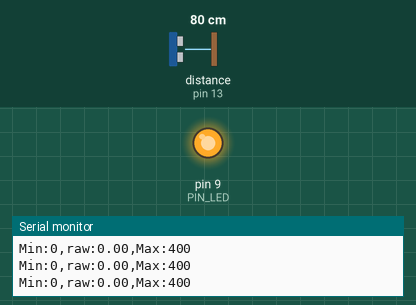
This sketch was run on a simulated Arduino Uno, built with avr-gcc and run on an emulated ATmega328P. Parts: output pins drawn as LEDs (lit = HIGH), the last lines printed to the serial monitor. Wiring (inferred from the names in the program): ultrasonic range finder: trigger pin 12; echo pin 13. Dashed ring = blinking. Inputs (shaded band) come from the test bench; at power-on: distance to the obstacle (sensor on pin 13) 80 cm. The echo pulse lasts 58.3 µs per cm; pins used as bus, display or sensor lines are not drawn.

Above: at 1.2 s.
1.3 s: distance to the obstacle (sensor on pin 13) set to 18 cm
At 1.68 s:
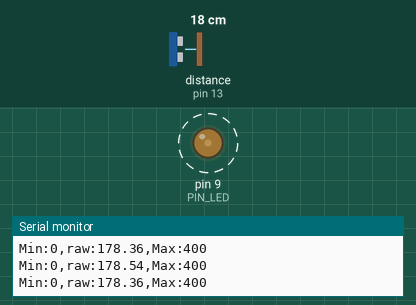
4.3 s: distance to the obstacle (sensor on pin 13) set to 2 cm
Timing chart, 0 to 7.3 s (numbered marks = the images above; inputs shaded):
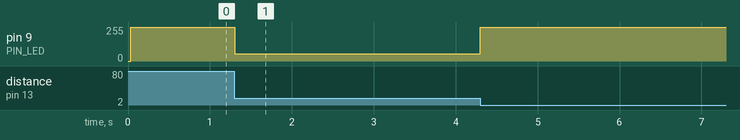

Measured:
- after the input at 1.3 s, pin 9 (PIN_LED): alternates 55/255 for 0.03 s and 54/255 for 0.02 s, starting at once

The sketch:

08P20.ino
```cpp
// Arduino pin assignment
#define PIN_LED 9
#define PIN_TRIG 12
#define PIN_ECHO 13

// configurable parameters
#define SND_VEL 346.0 // sound velocity at 24 celsius degree (unit: m/s)
#define INTERVAL 25 // sampling interval (unit: ms)
#define _DIST_MIN 100 // minimum distance to be measured (unit: mm)
#define _DIST_MAX 300 // maximum distance to be measured (unit: mm)

// global variables
float timeout; // unit: us
float dist_min, dist_max, dist_raw, dist_raw_save; // unit: mm
unsigned long last_sampling_time; // unit: ms
float scale; // used for pulse duration to distance conversion

void setup() {
// initialize GPIO pins
  pinMode(PIN_LED,OUTPUT);
  pinMode(PIN_TRIG,OUTPUT);
  digitalWrite(PIN_TRIG, LOW);
  pinMode(PIN_ECHO,INPUT);

// initialize USS related variables
  dist_min = _DIST_MIN;
  dist_max = _DIST_MAX;
  timeout = (INTERVAL / 2) * 1000.0; // precalculate pulseIn() timeout value. (unit: us)
  dist_raw = 0.0; // raw distance output from USS (unit: mm)
  scale = 0.001 * 0.5 * SND_VEL;

// initialize serial port
  Serial.begin(57600);

// initialize last sampling time
  last_sampling_time = 0;
}

void loop() {
// wait until next sampling time.
// millis() returns the number of milliseconds since the program started. Will overflow after 50 days.

  if(millis() < last_sampling_time + INTERVAL) return;

// get a distance reading from the USS
  dist_raw = USS_measure(PIN_TRIG,PIN_ECHO);

// output the read value to the serial port
  Serial.print("Min:0,");
  Serial.print("raw:");
  Serial.print(dist_raw);
  Serial.print(",");
  Serial.println("Max:400");

// turn on the LED if the distance is between dist_min and dist_max
  float value = 255;
  if(dist_raw >= 100 && dist_raw <= 200){
    value = (-255.000/100.000)*dist_raw+510;
  }
  else{
    value = (255.000/100.000)*dist_raw-510;
  }

  if(dist_raw < dist_min || dist_raw > dist_max) {
    analogWrite(PIN_LED, value);
  }
  else {
    analogWrite(PIN_LED, value);
  }

// update last sampling time
  last_sampling_time += INTERVAL;
}

// get a distance reading from USS. return value is in millimeter.
float USS_measure(int TRIG, int ECHO)
{
  float reading, reading_save;
  digitalWrite(TRIG, HIGH);
  delayMicroseconds(10);
  digitalWrite(TRIG, LOW);

  reading = pulseIn(ECHO, HIGH, timeout) * scale; // unit: mm
  if(reading < dist_min || reading > dist_max) reading = reading_save; // return 0 when out of range.
  else reading_save = reading;
  return reading;
  // Pulse duration to distance conversion example (target distance = 17.3m)
  // - round trip distance: 34.6m
  // - expected pulse duration: 0.1 sec, or 100,000us
  // - pulseIn(ECHO, HIGH, timeout) * 0.001 * 0.5 * SND_VEL
  //           = 100,000 micro*sec * 0.001 milli/micro * 0.5 * 346 meter/sec
  //           = 100,000 * 0.001 * 0.5 * 346 * micro * sec * milli * meter
  //                                           ----------------------------
  //                                           micro * sec
  //           = 100 * 173 milli*meter = 17,300 mm = 17.3m
  // pulseIn() returns microseconds.
}
```
